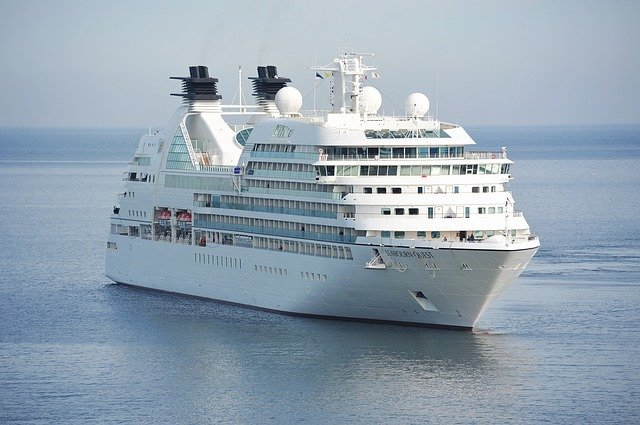
#> input picture Chapter08/ship.jpg, 640 x 425 px
$ python prepare_assets.py ../ship.jpg
#> lines starting #> are read from the running program, lines starting #| are printed output that depends on the picture
import os
import pathlib
import re
import sys
from PIL import Image
import numpy as np

# Input quantization parameters
input_quant_offset = -128
input_quant_scale = 0.003921569

def array_to_str(data):
    NUM_COLS = 12
    val_string = ''
    for i, val in enumerate(data):
        val_string += str(val)

        if (i + 1) < len(data):
            val_string += ','
        if (i + 1) % NUM_COLS == 0:
            val_string += '\n'
    return val_string

def gen_c_array(name, size, data):
    str_out = "#include <tvmgen_default.h>\n"
    str_out += f"const unsigned int {name}_len = {size};\n"
    str_out += f'int8_t {name}[] __attribute__((section("ethosu_scratch"), aligned(16))) = '
    str_out += "\n{\n"
    str_out += f'{data}'
    str_out += '\n};'
    return str_out

def gen_input(image_name):

#> called with image_name = '../ship.jpg'
    img_path = os.path.join(f"{image_name}")

    # Resize to 32x32 (Input CIFAR-10)
    resized_image = Image.open(img_path).resize((32, 32))
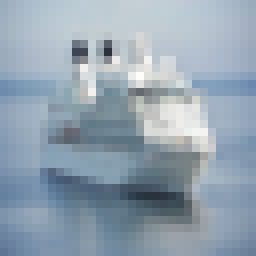
#> resized_image: PIL image 32x32 RGB (shown 8 times larger); mean R, G, B 147.2, 163.2, 177.1
    img_data = np.asarray(resized_image).astype("float32")

    # Normalize
    img_data /= 255.0

    # Quantize
    img_data /= input_quant_scale
    img_data += input_quant_offset
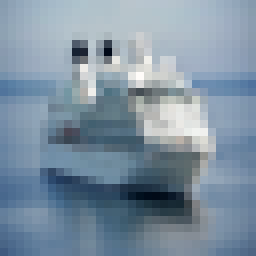
#> img_data: shape (32, 32, 3) float32 (shown 8 times larger); mean R, G, B 19.2, 35.2, 49.1; drawn with min black and max white

    # Convert to int8
    input_data = img_data.astype(np.int8)
    input_data = input_data.ravel()
#> input_data = 3072 values, max 126 at index 915, min -87 at index 2358, mean 34.29

    # Generate a string from array
    val_string = array_to_str(input_data)
#> the loop in array_to_str, `for i, val in enumerate(data):` made 3072 passes
#> (val, val_string) on passes 1 to 12: (27, '27,'), (44, '27,44,'), (60, '27,44,60,'), (33, '27,44,60,33,'), (49, '27,44,60,33,49,'), (64, '27,44,60,33,49,64,'), (37, '27,44,60,33,49,64,37,'), (54, '27,44,60,33,49,64,37,54,'), (69, '27,44,60,33,49,64,37,54,69,'), (42, '27,44,60,33,49,64,37,54,69,42,'), (59, '27,44,60,33,49,64,37,54,69,42,59,'), (72, '27,44,60,33,49,64,37,54,69,42,59,72,')
#> val on passes 13 to 18: 45, 63, 76, 49, 65, 78

    c_code = gen_c_array("input", input_data.size, val_string)

    # Save to file
    with open("include/inputs.h", 'w') as file:
        file.write(c_code)

def gen_output():
    output_data = np.zeros([10], np.int8)

    # Generate a string from array
    val_string = array_to_str(output_data)

    c_code = gen_c_array("output", output_data.size, val_string)

    # Save to file
    with open("include/outputs.h", 'w') as file:
        file.write(c_code)

def gen_labels():
    val_string = "char* labels[] = "
    val_string += '{"airplane", "automobile", "bird", "cat", "deer", '
    val_string += '"dog", "frog", "horse", "ship", "truck"};'
    # Save to file
    with open("include/labels.h", 'w') as file:
        file.write(val_string)

if __name__ == "__main__":
    gen_input(sys.argv[1])
    gen_output()
    gen_labels()
